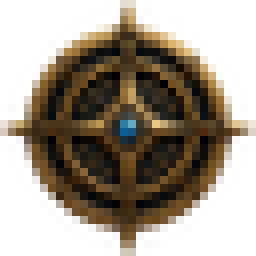
#> input picture loremaster/assets/loremaster-cog.png, 32 x 32 px (shown 8 times larger)
$ python render_loremaster_preview.py
#> lines starting #> are read from the running program, lines starting #| are printed output that depends on the picture
#!/usr/bin/env python3
"""Render the current Loremaster expanded panel and Rune Seed for docs."""

import math
from pathlib import Path

from PIL import Image, ImageDraw, ImageFont
from spinui_theme import (BG1, BG2, BG3, CYAN, EMBER, GOLD, GOLD_BRIGHT, GREEN,
                          LINE, PARCHMENT, TEXT, TEXT_DIM, VOID)

REPO = Path(__file__).resolve().parent.parent
OUT = REPO / "docs" / "previews"
COG = Image.open(REPO / "loremaster" / "assets" /
                 "loremaster-cog.png").convert("RGBA")
#> COG is the input picture: PIL image 32x32 RGBA; mean R, G, B, A 54.2, 41.9, 23.2, 130.1

BG = BG1
PANEL = BG2
RAISED = BG3
DIM = TEXT_DIM
LORE_HOTKEY = "CTRL+SHIFT+E"

# Deterministic documentation example, verified against the EQL Wiki
# MediaWiki wikitext endpoint for https://eqlwiki.com/Cloak_of_Flames.
CLOAK_OF_FLAMES = {
    "title": "Cloak of Flames",
    "profile": (
        ("MAGIC ITEM", CYAN),
        ("Slot: BACK", TEXT),
        ("AC: 10", TEXT),
        ("DEX: +9   AGI: +9   HP: +50", TEXT),
        ("SV FIRE: +15", TEXT),
        ("Haste: +36%", TEXT),
        ("WT: 0.1   Size: MEDIUM", TEXT),
        ("Class: ALL   Race: ALL", TEXT),
    ),
    "drops": (("Nagafen's Lair", "Lord Nagafen"),),
}


def font_path(*names):
    roots = [Path("C:/Windows/Fonts"), Path("/usr/share/fonts/truetype/dejavu")]
    for root in roots:
        for name in names:
            path = root / name
            if path.exists():
                return path
    return None


SANS = font_path("segoeui.ttf", "DejaVuSans.ttf")
BOLD = font_path("seguisb.ttf", "segoeuib.ttf", "DejaVuSans-Bold.ttf")
SERIF = font_path("georgiab.ttf", "DejaVuSerif-Bold.ttf")
SYMBOL = font_path("seguisym.ttf", "DejaVuSans.ttf")


def F(size, bold=False, serif=False):
    path = SERIF if serif else (BOLD if bold else SANS)
    return ImageFont.truetype(str(path), size) if path else ImageFont.load_default()


def FS(size):
    return ImageFont.truetype(str(SYMBOL), size) if SYMBOL else F(size)


def hexagon(draw, cx, cy, radius, color, width=1, inner=False):
    pts = [(cx + radius * math.cos(math.radians(90 + i * 60)),
            cy + radius * math.sin(math.radians(90 + i * 60))) for i in range(7)]
    draw.line(pts, fill=color, width=width, joint="curve")
    if inner:
        draw.ellipse([cx - 2, cy - 2, cx + 2, cy + 2], fill=EMBER)


def paste_cog(draw, cx, cy):
    surface = draw._image
    surface.paste(COG, (round(cx - COG.width / 2),
                        round(cy - COG.height / 2)), COG)


def rune_seed(draw, x, y, value="1.28k", label="DPS", state="live",
              width=92, height=48, metric_count=1, metric_index=0):
    """Draw the canvas-rendered Rune Seed vocabulary used by the Tk overlay."""
    states = {
        "idle": (GOLD, LINE, LINE, "\u2014"),
        "live": (CYAN, GREEN, LINE, value),
        "alert": ((222, 62, 72), EMBER, (222, 62, 72), "!"),
        "stale": (LINE, LINE, LINE, value),
    }
    left, right, edge, shown = states.get(state, states["live"])
    scale = height / 48
    radius = max(8, round(13 * scale))
    draw.rounded_rectangle(
        [x + 2 * scale, y + 3 * scale,
         x + width - scale, y + height - scale],
        radius=radius, fill=VOID)
    draw.rounded_rectangle(
        [x + scale, y + scale, x + width - 2 * scale,
         y + height - 3 * scale], radius=radius,
        fill=PANEL, outline=edge, width=max(1, round(scale)))
    draw.line([(x + 16 * scale, y + 3 * scale),
               (x + width - 14 * scale, y + 3 * scale)], fill=LINE)
    center_x, center_y = x + 23 * scale, y + height / 2
    draw.ellipse([center_x - 18, center_y - 18,
                  center_x + 18, center_y + 18], outline=edge,
                 width=max(1, round(scale)))
    paste_cog(draw, center_x, center_y)
    text_left = max(center_x + 21, x + 45 * scale)
    text_x = (text_left + x + width - 4 * scale) / 2
    if value or label:
        draw.text((text_x, y + 16 * scale), shown,
                  font=F(max(7, round(14 * scale)), bold=True),
                  fill=TEXT, anchor="mm")
        draw.text((text_x, y + 31 * scale),
                  "CHARM" if state == "alert" else label,
                  font=F(max(5, round(7 * scale)), bold=True),
                  fill=EMBER if state == "alert" else GOLD_BRIGHT,
                  anchor="mm")
    if width >= 70:
        count = max(1, min(4, int(metric_count)))
        selected = int(metric_index) % count
        for index in range(count):
            px = text_x - 7.5 * scale + index * 5 * scale
            draw.ellipse([px - scale, y + 40.5 * scale,
                          px + scale, y + 42.5 * scale],
                         fill=GOLD_BRIGHT if index == selected else LINE)


# [12 lines left out: function section, not called in this run]


def render_lore_lens():
    """Render the item-intelligence companion shown beside EQ's tooltip."""
    width, height = 392, 560
    lens = Image.new("RGB", (width, height), GOLD)
    d = ImageDraw.Draw(lens)
    d.rectangle([1, 1, width - 2, height - 2], fill=BG)

    d.rectangle([2, 2, width - 3, 34], fill=PANEL)
    d.rectangle([2, 2, 5, 34], fill=CYAN)
    d.text((14, 18), "LORE LENS", font=F(10, serif=True),
           fill=GOLD_BRIGHT, anchor="lm")
    d.text((width - 34, 18), f"{LORE_HOTKEY}  •  SETTINGS",
           font=F(6, serif=True),
           fill=DIM, anchor="rm")
    d.text((width - 12, 18), "×", font=F(10, bold=True), fill=DIM, anchor="mm")

    d.rectangle([10, 43, width - 10, 72], fill=RAISED)
    d.rectangle([12, 46, width - 89, 69], fill=VOID, outline=LINE)
    d.text((19, 58), CLOAK_OF_FLAMES["title"], font=F(9), fill=TEXT, anchor="lm")
    d.rectangle([width - 84, 46, width - 13, 69], fill=PANEL, outline=LINE)
    d.text((width - 48, 58), "SEARCH", font=F(7, serif=True),
           fill=GOLD_BRIGHT, anchor="mm")

    y = 84
    d.text((14, y), CLOAK_OF_FLAMES["title"].upper(), font=F(13, serif=True),
           fill=GOLD_BRIGHT)
    y += 27
    d.text((14, y), "ITEM PROFILE", font=F(7, serif=True), fill=GOLD)
    y += 17
    for line, color in CLOAK_OF_FLAMES["profile"]:
        d.text((14, y), line, font=F(8, bold=(color == CYAN)), fill=color)
        y += 15

    d.text((14, y + 4), "DROPS FROM", font=F(7, serif=True), fill=GOLD)
    y += 24
    for zone, creature in CLOAK_OF_FLAMES["drops"]:
        d.text((14, y), zone, font=F(8, bold=True), fill=GOLD_BRIGHT)
        y += 14
        d.text((26, y), "• " + creature, font=F(8), fill=TEXT)
        y += 16

    for heading, empty in (
        ("SOLD BY", "This item cannot be purchased from merchants."),
        ("RELATED QUESTS", "This item has no related quests."),
        ("PLAYER CRAFTED", "This item is not crafted by players."),
        ("TRADESKILL RECIPES", "This item is not used in player tradeskills."),
    ):
        d.text((14, y), heading, font=F(7, serif=True), fill=GOLD)
        y += 15
        d.text((14, y), empty, font=F(7), fill=DIM)
        y += 19

    d.rectangle([2, height - 53, width - 3, height - 24], fill=PANEL)
    d.text((10, height - 39), "EQL WIKI  •  CACHED JUST NOW", font=F(7, serif=True),
           fill=DIM, anchor="lm")
    d.rectangle([width - 153, height - 49, width - 8, height - 28],
                fill=RAISED, outline=LINE)
    d.text((width - 86, height - 39), "OPEN FULL WIKI PAGE",
           font=F(7, serif=True), fill=CYAN, anchor="mm")
    d.text((width - 19, height - 39), "↗", font=FS(8), fill=CYAN,
           anchor="mm")
    d.text((width // 2, height - 12),
           "SAFE LOOKUP  •  CLIPBOARD OR SEARCH  •  NO EQ INJECTION",
           font=F(6, serif=True), fill=LINE, anchor="mm")
    return lens


def render_seed_showcase():
    width, height = 720, 230
    image = Image.new("RGB", (width, height), VOID)
    draw = ImageDraw.Draw(image)
    draw.rounded_rectangle([0, 0, width - 1, height - 1], radius=18,
                           fill=VOID, outline=LINE)
    draw.text((24, 25), "RUNE SEED · 92 × 48", font=F(10, serif=True),
              fill=GOLD)
    draw.text((width - 24, 25), "EXPANDED · 550 × 820",
              font=F(8, serif=True), fill=DIM, anchor="ra")
    draw.text((24, 49), "DPS only by default · star more in ledger · click to unfold",
              font=F(8), fill=DIM)
    for index, (state, caption) in enumerate((
            ("idle", "IDLE"), ("live", "LIVE"),
            ("alert", "ALERT"), ("stale", "STALE"))):
        x = 26 + index * 105
        rune_seed(draw, x, 78, state=state)
        draw.text((x + 46, 137), caption, font=F(7, serif=True),
                  fill=CYAN if state == "live" else EMBER if state == "alert" else DIM,
                  anchor="mm")
    draw.rounded_rectangle([498, 74, 692, 132], radius=13,
                           fill=BG, outline=(95, 39, 37))
    draw.ellipse([508, 88, 536, 116], outline=(222, 62, 72), width=2)
    draw.arc([505, 85, 539, 119], 35, 120, fill=EMBER, width=2)
    draw.text((522, 102), "!", font=F(13, bold=True), fill=EMBER, anchor="mm")
    draw.text((547, 94), "DANGER ALERT", font=F(7, serif=True), fill=EMBER)
    draw.text((547, 115), "BIG HIT · 3,942", font=F(11, bold=True), fill=TEXT)
    draw.text((24, 184), "MORPH", font=F(7, serif=True), fill=GOLD)
    rune_seed(draw, 87, 166, width=60, height=38)
    draw.line([(158, 185), (196, 185)], fill=LINE, width=2)
    draw.polygon([(196, 181), (204, 185), (196, 189)], fill=LINE)
    draw.rounded_rectangle([220, 160, 340, 210], radius=18,
                           fill=BG, outline=LINE)
    draw.arc([229, 168, 265, 204], 30, 300, fill=CYAN, width=3)
    draw.text((278, 177), "LORE LENS", font=F(6, serif=True), fill=GOLD)
    draw.text((278, 195), "1,284 DPS", font=F(10, bold=True), fill=TEXT)
    draw.text((374, 187), "240 ms · time-sampled motion · reduced motion: instant",
              font=F(8), fill=DIM)
    return image


def render_mez_overlay():
    """Render the live three-row crowd-control stack at documentation scale."""
    width = 612
    header_height = 54
    row_height = 82
    height = header_height + row_height * 3 + 2
    image = Image.new("RGB", (width, height), GOLD)
    draw = ImageDraw.Draw(image)
    draw.rounded_rectangle([1, 1, width - 2, height - 2], radius=15,
                           fill=BG, outline=GOLD)
    draw.rectangle([2, 2, width - 3, 5], fill=CYAN)
    draw.rectangle([2, 6, width - 3, header_height], fill=PANEL)
    draw.text((20, 31), "CONTROL  ·  MEZ", font=F(15, serif=True),
              fill=CYAN, anchor="lm")
    draw.text((width - 20, 31), "5 TRACKED \u00b7 +1", font=F(14),
              fill=DIM, anchor="rm")

    rows = (
        ("a thought spoiler \u00d72", "Mesmerization V", "18s", "SAFE",
         CYAN, .42),
        ("an elite gnoll shaman", "Enthrall II", "8s", "SAFE",
         GOLD_BRIGHT, .17),
        ("Sabertooth Overseer", "Mesmerize III", "LAST TICK", "WAKE WINDOW",
         EMBER, 0.0),
    )
    for index, (target, spell, remaining, phase, color, fraction) in enumerate(rows):
        top = header_height + index * row_height
        bottom = top + row_height
        if index:
            draw.line([(2, top), (width - 3, top)], fill=LINE)
        draw.rectangle([2, top, 6, bottom - 1], fill=color)
        draw.text((22, top + 27), target, font=F(19, bold=True),
                  fill=PARCHMENT, anchor="lm")
        draw.text((22, top + 55), spell, font=F(14), fill=DIM, anchor="lm")
        draw.text((width - 20, top + 27), remaining,
                  font=F(20, bold=True), fill=color, anchor="rm")
        draw.text((width - 20, top + 55), phase, font=F(12, serif=True),
                  fill=color if phase != "SAFE" else DIM, anchor="rm")
        meter_top = bottom - 4
        draw.rectangle([7, meter_top, width - 3, bottom - 2], fill=LINE)
        if fraction:
            meter_right = 7 + round((width - 10) * fraction)
            draw.rectangle([7, meter_top, meter_right, bottom - 2], fill=color)
    return image


def main():
    # Matches Loremaster's FULL_DEFAULT_SIZE exactly.
    width, height = 550, 820
    panel = Image.new("RGB", (width, height), GOLD)
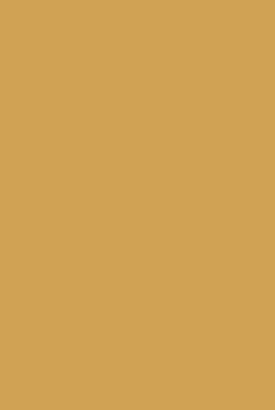
#> panel: PIL image 550x820 RGB (shown at 1/2 size); mean R, G, B 208, 162, 84
    d = ImageDraw.Draw(panel)
    d.rounded_rectangle([1, 1, width - 2, height - 2], radius=18,
                        fill=BG, outline=LINE)

    # Rune-anchored masthead.
    d.rounded_rectangle([2, 2, width - 3, 70], radius=17, fill=RAISED)
    d.rectangle([2, 52, width - 3, 70], fill=RAISED)
    paste_cog(d, 35, 35)
#> in paste_cog, `surface = draw._image`:
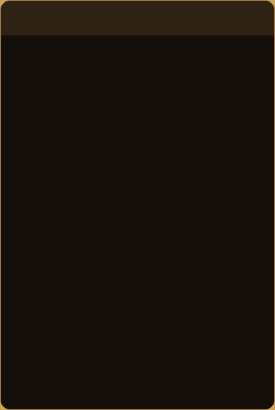
#> surface: PIL image 550x820 RGB (shown at 1/2 size); mean R, G, B 23, 17.1, 10.7
    d.text((72, 27), "LOREMASTER", font=F(14, serif=True),
           fill=PARCHMENT)
    d.ellipse([72, 45, 80, 53], fill=GREEN)
    d.text((86, 49), "LIVE · 38s", font=F(8, bold=True), fill=GREEN, anchor="lm")
    d.text((width - 14, 35), "RESET   LORE   SEED   —   ○   ×",
           font=F(8, serif=True), fill=DIM, anchor="rm")
    d.line([(2, 70), (width - 3, 70)], fill=LINE)

    # Identity and scope.
    d.text((20, 92), "SPIN · 67 · ENC / CLR / MAG", font=F(8, serif=True),
           fill=PARCHMENT)
    d.text((width - 20, 92), "The Dreadlands · session 1h44m",
           font=F(8), fill=DIM, anchor="ra")
    d.rounded_rectangle([18, 106, width - 18, 143], radius=10,
                        fill=VOID, outline=LINE)
    tab_width = (width - 36) / 3
    d.rounded_rectangle([22, 110, int(18 + tab_width), 139], radius=8,
                        fill=RAISED, outline=LINE)
    for index, label in enumerate(("ENCOUNTER", "SESSION", "RECORDS")):
        d.text((18 + tab_width * (index + .5), 125), label,
               font=F(8, serif=True), fill=TEXT if index == 0 else DIM,
               anchor="mm")

    d.text((22, 161), "‹ PREVIOUS", font=F(7, serif=True), fill=CYAN)
    d.text((width // 2, 161), "AN ABHORRENT · CURRENT FIGHT",
           font=F(8, serif=True), fill=GOLD, anchor="ma")
    d.text((width - 22, 161), "NEXT ›", font=F(7, serif=True),
           fill=LINE, anchor="ra")

    # Encounter hero and cached meter.
    hero_top, hero_bottom = 174, 302
    d.rounded_rectangle([18, hero_top, width - 18, hero_bottom], radius=14,
                        fill=RAISED, outline=LINE)
    d.text((34, 198), "1,284", font=F(34, bold=True), fill=GOLD_BRIGHT)
    d.text((158, 218), "DPS", font=F(8, serif=True), fill=GOLD)
    d.line([(270, 190), (270, 258)], fill=LINE)
    d.text((292, 198), "SESSION", font=F(7, serif=True), fill=DIM)
    d.text((292, 225), "946", font=F(17, bold=True), fill=PARCHMENT)
    d.text((414, 198), "BEST", font=F(7, serif=True), fill=DIM)
    d.text((414, 225), "2,105", font=F(17, bold=True), fill=PARCHMENT)
    d.text((292, 249), "Previous 812 · Next —", font=F(7), fill=DIM)
    d.rounded_rectangle([34, 270, width - 34, 278], radius=4,
                        fill=(46, 28, 16), outline=(76, 44, 24))
    d.rounded_rectangle([34, 270, 376, 278], radius=4, fill=CYAN)
    d.text((34, 290), "71% of personal best", font=F(7), fill=DIM)
    d.text((width - 34, 290), "00:38", font=F(7), fill=DIM, anchor="ra")

    # Quick metrics.
    quick_y = 314
    cell_gap = 6
    cell_width = (width - 36 - cell_gap * 3) // 4
    for index, (label, value) in enumerate((
            ("DAMAGE", "48.8k"), ("TAKEN", "1.9k"),
            ("HEALING", "3.2k"), ("ENEMIES", "7"))):
        x0 = 18 + index * (cell_width + cell_gap)
        d.rounded_rectangle([x0, quick_y, x0 + cell_width, quick_y + 57],
                            radius=9, fill=VOID, outline=LINE)
        d.text((x0 + 11, quick_y + 17), label, font=F(6, serif=True), fill=DIM)
        d.text((x0 + 11, quick_y + 43), value, font=F(14, bold=True), fill=TEXT)

    # Parse pivots and contributors.
    tab_y = 390
    labels = ("OVERVIEW", "DAMAGE", "HEALING", "TARGETS", "TIMELINE")
    lab_width = (width - 36) / len(labels)
    for index, label in enumerate(labels):
        x = 18 + lab_width * (index + .5)
        d.text((x, tab_y + 12), label, font=F(7, serif=True),
               fill=TEXT if label == "DAMAGE" else DIM, anchor="mm")
    d.line([(18 + lab_width, tab_y + 27),
            (18 + lab_width * 2, tab_y + 27)], fill=GOLD, width=2)

    content_top = 428
    d.rounded_rectangle([18, content_top, width - 18, content_top + 112],
                        radius=11, fill=VOID, outline=LINE)
    d.text((32, content_top + 22), "CONTRIBUTORS", font=F(8, serif=True),
           fill=GOLD)
    d.text((width - 32, content_top + 22), "TOTAL · SHARE · DPS",
           font=F(7), fill=DIM, anchor="ra")
    for row, (name, value, share, color) in enumerate((
            ("Spin", "32.4k · 66% · 1,284", .66, CYAN),
            ("An abhorrent (pet)", "16.4k · 34% · 648", .34, GOLD))):
        y = content_top + 54 + row * 35
        d.ellipse([32, y - 5, 42, y + 5], fill=color)
        d.text((50, y), name, font=F(8, bold=(row == 0)),
               fill=TEXT if row == 0 else PARCHMENT, anchor="lm")
        d.rounded_rectangle([210, y - 4, 390, y + 4], radius=4,
                            fill=(46, 28, 16))
        d.rounded_rectangle([210, y - 4, 210 + int(180 * share), y + 4],
                            radius=4, fill=color)
        d.text((width - 32, y), value, font=F(7),
               fill=TEXT if row == 0 else PARCHMENT, anchor="rm")

    # Card ledger: the real panel keeps these expandable and scrollable.
    d.text((20, 558), "THE LEDGER", font=F(9, serif=True), fill=GOLD)
    d.text((width - 20, 558), "STAR TO PIN IN SEED ☆", font=F(7),
           fill=DIM, anchor="ra")
    for index, (label, value, pinned) in enumerate((
            ("SLAYING", "47", True), ("SPOILS", "23", False),
            ("COIN", "2p 9g", False), ("PROGRESS", "+18.6%", True))):
        y = 570 + index * 30
        d.rounded_rectangle([18, y, width - 18, y + 27], radius=7,
                            fill=VOID, outline=LINE)
        hexagon(d, 34, y + 13, 5, CYAN if index == 0 else LINE)
        d.text((48, y + 13), label, font=F(7, serif=True),
               fill=CYAN if index == 0 else DIM, anchor="lm")
        d.text((width - 54, y + 13), value, font=F(10, bold=True),
               fill=GREEN if label == "PROGRESS" else TEXT, anchor="rm")
        d.text((width - 32, y + 13), "✦" if pinned else "◇", font=FS(9),
               fill=GOLD_BRIGHT if pinned else LINE, anchor="mm")

    # Expanded alert rail.
    rail_y = 696
    d.rounded_rectangle([18, rail_y, width - 18, rail_y + 58], radius=11,
                        fill=RAISED, outline=(105, 59, 31))
    d.ellipse([31, rail_y + 21, 43, rail_y + 33], fill=GREEN)
    d.text((52, rail_y + 20), "ALERTS ON", font=F(7, serif=True), fill=GOLD)
    d.text((52, rail_y + 40), "6 armed · click to tune", font=F(7), fill=DIM)
    chip_x = 224
    for label, active in (("CHARM", True), ("TELL", True), ("BIG HIT", True)):
        chip_w = 66 if label != "BIG HIT" else 78
        d.rounded_rectangle([chip_x, rail_y + 16, chip_x + chip_w, rail_y + 44],
                            radius=14, fill=BG,
                            outline=(222, 62, 72) if label == "BIG HIT" else LINE)
        d.text((chip_x + chip_w // 2, rail_y + 30), label,
               font=F(6, serif=True), fill=GOLD_BRIGHT if active else DIM,
               anchor="mm")
        chip_x += chip_w + 7
#> after the loop, chip_x = 455
    d.rounded_rectangle([chip_x, rail_y + 16, chip_x + 34, rail_y + 44],
                        radius=14, fill=BG, outline=LINE)
    d.text((chip_x + 17, rail_y + 30), "⚙", font=FS(8), fill=DIM, anchor="mm")

    # Persistent operational controls.
    d.line([(2, 767), (width - 3, 767)], fill=LINE)
    d.ellipse([18, 783, 25, 790], fill=GREEN)
    d.text((31, 787), "log live · 4 Hz", font=F(7), fill=DIM, anchor="lm")
    d.text((width - 20, 787), "LOCK   CLICK-THROUGH   SETTINGS   ↘",
           font=F(7, serif=True), fill=PARCHMENT, anchor="rm")
    d.rounded_rectangle([18, 801, width - 18, 816], radius=7, fill=VOID)
    d.text((28, 809), "Fight · Session · Records / Overview · Damage · Healing · Targets · Timeline",
           font=F(6), fill=DIM, anchor="lm")

    lore_lens = render_lore_lens()
#> in render_lore_lens, `lens = Image.new("RGB", (width, height), GOLD)`:
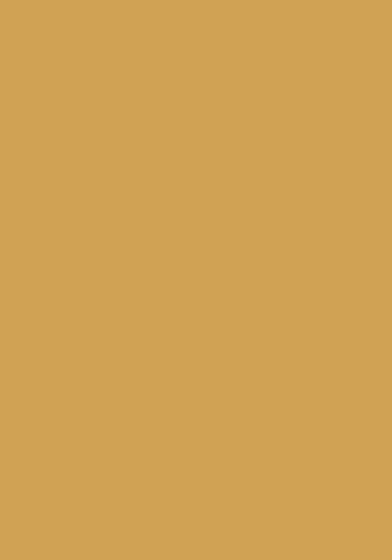
#> lens: PIL image 392x560 RGB; mean R, G, B 208, 162, 84
#> after the loop in render_lore_lens, `for line, color in CLOAK_OF_FLAMES["profile"]:`: y = 248
#> in render_lore_lens, `y += 24`: y = 272
#> the loop in render_lore_lens, `for zone, creature in CLOAK_OF_FLAMES["drops"]:` made 1 pass
#> y on pass 1: 302
#> after the loop in render_lore_lens, `for zone, creature in CLOAK_OF_FLAMES["drops"]:`: y = 302
#> the loop in render_lore_lens, `for heading, empty in ( ("SOLD BY", "This item cannot be purchased fro..` made 4 passes
#> y on passes 1 to 4: 336, 370, 404, 438
#> after the loop in render_lore_lens, `for heading, empty in (`: y = 438
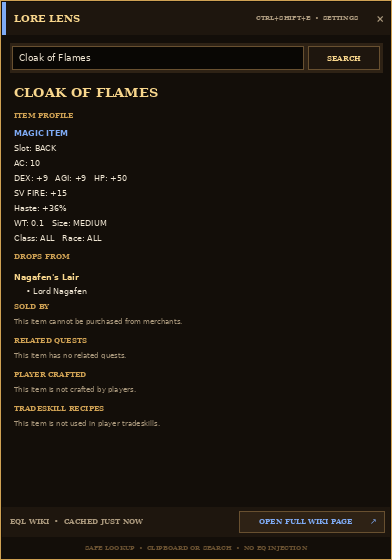
#> lore_lens: PIL image 392x560 RGB; mean R, G, B 26.9, 20.7, 13.8
    seed_showcase = render_seed_showcase()
#> in render_seed_showcase, `image = Image.new("RGB", (width, height), VOID)`:
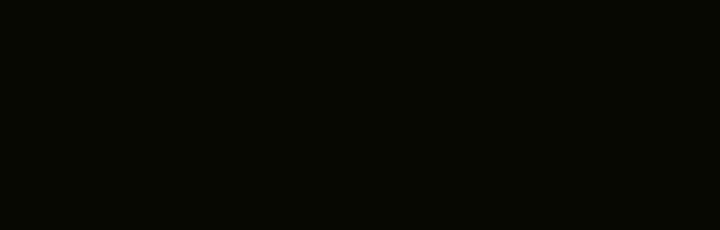
#> image: PIL image 720x230 RGB; mean R, G, B 9, 7, 4
#> the loop in render_seed_showcase, `for index, (state, caption) in enumerate(( ("idle", "IDLE"), ("live", ..` made 4 passes
#> pass 1, in paste_cog (call 2), `surface = draw._image`:
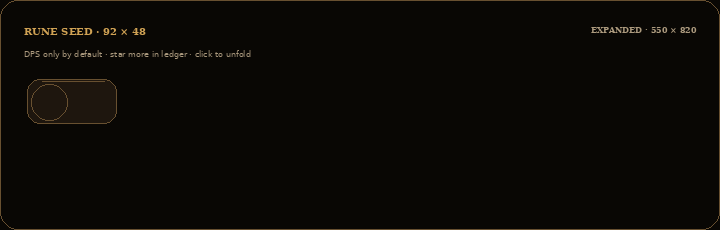
#> surface: PIL image 720x230 RGB; mean R, G, B 11.8, 9.2, 5.4
#> pass 3, in paste_cog (call 4), `surface = draw._image`:
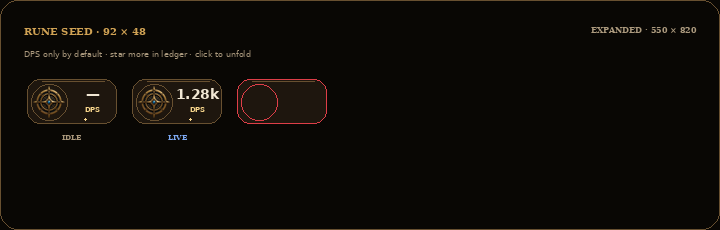
#> surface: PIL image 720x230 RGB; mean R, G, B 14.1, 10.8, 6.7
#> (the rest of the program and of its run is left out)
